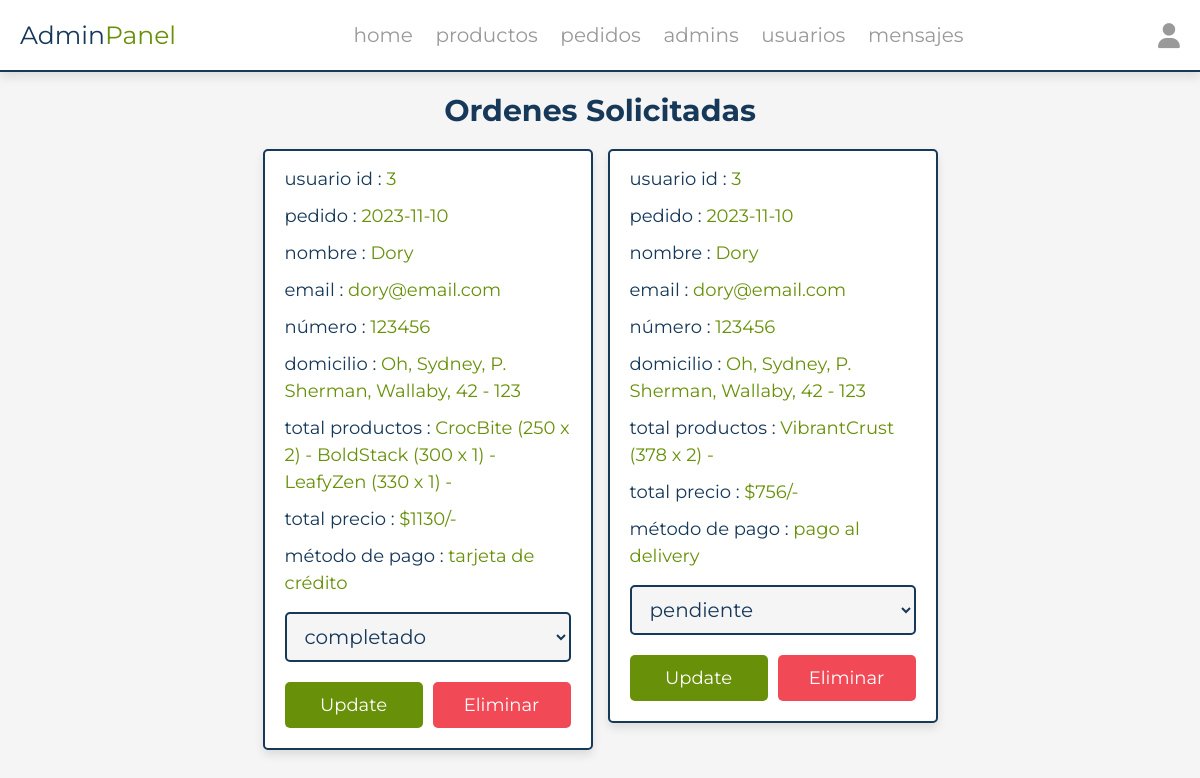
Page /admin/placed_orders.php (signed in) on the committed database.
### tables this page shows
CREATE TABLE `orders` (
  `id` int(100) NOT NULL,
  `user_id` int(100) NOT NULL,
  `name` varchar(20) NOT NULL,
  `number` varchar(12) NOT NULL,
  `email` varchar(50) NOT NULL,
  `method` varchar(50) NOT NULL,
  `address` varchar(500) NOT NULL,
  `total_products` varchar(100) NOT NULL,
  `total_price` int(100) NOT NULL,
  `placed_on` date NOT NULL DEFAULT current_timestamp(),
  `payment_status` varchar(20) NOT NULL DEFAULT 'pendiente'
);

### admin/placed_orders.php (the view, shortened to what this page needs)
<?php
include '../components/connect.php';
?>
<!DOCTYPE html>
<html lang="en">
<head>
    <link rel="stylesheet" href="https://cdnjs.cloudflare.com/ajax/libs/font-awesome/6.1.1/css/all.min.css">
    <link rel="stylesheet" href="../css/admin_style.css">
</head>
<body>
<?php include '../components/admin_header.php' ?>
<section class="placed-orders">
    <h1 class="heading">ordenes solicitadas</h1>
    <div class="box-container">
    <?php
        $select_orders = $conn->prepare("SELECT * FROM `orders`");
        $select_orders->execute();
        if($select_orders->rowCount() > 0){
            while($fetch_orders = $select_orders->fetch(PDO::FETCH_ASSOC)){
    ?>
    <div class="box">
        <p> usuario id : <span><?= $fetch_orders['user_id']; ?></span> </p>
        <p> pedido : <span><?= $fetch_orders['placed_on']; ?></span> </p>
        <p> nombre : <span><?= $fetch_orders['name']; ?></span> </p>
        <p> email : <span><?= $fetch_orders['email']; ?></span> </p>
        <p> número : <span><?= $fetch_orders['number']; ?></span> </p>
        <p> domicilio : <span><?= $fetch_orders['address']; ?></span> </p>
        <p> total productos : <span><?= $fetch_orders['total_products']; ?></span> </p>
        <p> total precio : <span>$<?= $fetch_orders['total_price']; ?>/-</span> </p>
        <p> método de pago : <span><?= $fetch_orders['method']; ?></span> </p>
        <form action="" method="POST">
            <select name="payment_status" class="drop-down">
                <option value="" selected disabled><?= $fetch_orders['payment_status']; ?></option>
            </select>
            <div class="flex-btn">
                <input type="submit" value="update" class="btn" name="update_payment">
                <a href="placed_orders.php?delete=<?= $fetch_orders['id']; ?>" class="delete-btn" onclick="return confirm('delete this order?');">eliminar</a>
            </div>
        </form>
    </div>
    <?php
        }
    }else{
        echo '<p class="empty">no hay ordenes pendientes</p>';
    }
    ?>
    </div>
</section>
</body>
</html>

### css/admin_style.css (style rules this page uses)
:root { --main-color:#689009; --red:#f24957; --blue:#1295f3; --black:#163859; --white:#fff; --light-bg:#f5f5f5; --light-color:#999; --border:.2rem solid var(--black); --box-shadow:0 .5rem 1rem rgba(0,0,0,.1); }
* { font-family: 'Montserrat', sans-serif; margin:0; padding:0; box-sizing: border-box; text-decoration: none; outline: none; border:none; }
html { font-size: 62.5%; overflow-x: hidden; }
body { background-color: var(--light-bg); }
section { max-width: 1200px; margin:0 auto; padding:2rem; }
.btn, .delete-btn, .option-btn { display: block; margin-top: 1rem; border-radius: .5rem; cursor: pointer; width: 100%; font-size: 1.8rem; color:var(--white); padding:1.2rem 3rem; text-transform: capitalize; text-align: center; }
.btn { background-color: var(--main-color); }
.delete-btn { background-color: var(--red); }
.flex-btn { display: flex; gap:1rem; }
.heading { text-align: center; margin-bottom: 2rem; text-transform: capitalize; color:var(--black); font-size: 3rem; }
.placed-orders .box-container { display: grid; grid-template-columns: repeat(auto-fit, 33rem); gap:1.5rem; justify-content: center; align-items: flex-start; }
.placed-orders .box-container .box { background-color: var(--white); border-radius: .5rem; box-shadow: var(--box-shadow); border:var(--border); padding:2rem; padding-top: 1rem; }
.placed-orders .box-container .box p { padding: .5rem 0; line-height: 1.5; font-size: 1.8rem; color:var(--black); }
.placed-orders .box-container .box p span { color:var(--main-color); }
.placed-orders .box-container .box .drop-down { width: 100%; margin:1rem 0; background-color: var(--light-bg); padding:1rem 1.4rem; font-size: 2rem; color:var(--black); border:var(--border); border-radius: .5rem; }

### rows in the picture
orders: user "3", placed_on "2023-11-10", name "Dory", email "dory@email.com", number "123456", address "Oh, Sydney, P. Sherman, Wallaby, 42 - 123", total_products "CrocBite (250 x 2) - BoldStack (300 x 1) - LeafyZen (330 x 1) -", total_price "1130", method "tarjeta de crédito", payment_status "completado"
orders: user "3", placed_on "2023-11-10", name "Dory", email "dory@email.com", number "123456", address "Oh, Sydney, P. Sherman, Wallaby, 42 - 123", total_products "VibrantCrust (378 x 2) -", total_price "756", method "pago al delivery", payment_status "pendiente"
